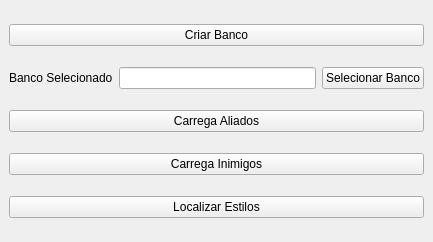
<?xml version="1.0" encoding="UTF-8"?>
<ui version="4.0">
 <class>militarySimbology</class>
 <widget class="QDockWidget" name="militarySimbology">
  <property name="geometry">
   <rect>
    <x>0</x>
    <y>0</y>
    <width>433</width>
    <height>242</height>
   </rect>
  </property>
  <property name="windowTitle">
   <string/>
  </property>
  <widget class="QWidget" name="militarySimbology_2">
   <layout class="QVBoxLayout" name="verticalLayout">
    <item>
     <widget class="QPushButton" name="createSqliteButton">
      <property name="text">
       <string>Criar Banco</string>
      </property>
     </widget>
    </item>
    <item>
     <layout class="QHBoxLayout" name="horizontalLayout">
      <item>
       <widget class="QLabel" name="label">
        <property name="text">
         <string>Banco Selecionado</string>
        </property>
       </widget>
      </item>
      <item>
       <widget class="QLineEdit" name="lineEdit"/>
      </item>
      <item>
       <widget class="QPushButton" name="selectDbButton">
        <property name="text">
         <string>Selecionar Banco</string>
        </property>
       </widget>
      </item>
     </layout>
    </item>
    <item>
     <widget class="QPushButton" name="loadAlliedButton">
      <property name="text">
       <string>Carrega Aliados</string>
      </property>
     </widget>
    </item>
    <item>
     <widget class="QPushButton" name="loadEnemyButton">
      <property name="text">
       <string>Carrega Inimigos</string>
      </property>
     </widget>
    </item>
    <item>
     <widget class="QPushButton" name="locateStyleButton">
      <property name="text">
       <string>Localizar Estilos</string>
      </property>
     </widget>
    </item>
   </layout>
  </widget>
 </widget>
 <resources/>
 <connections/>
</ui>
